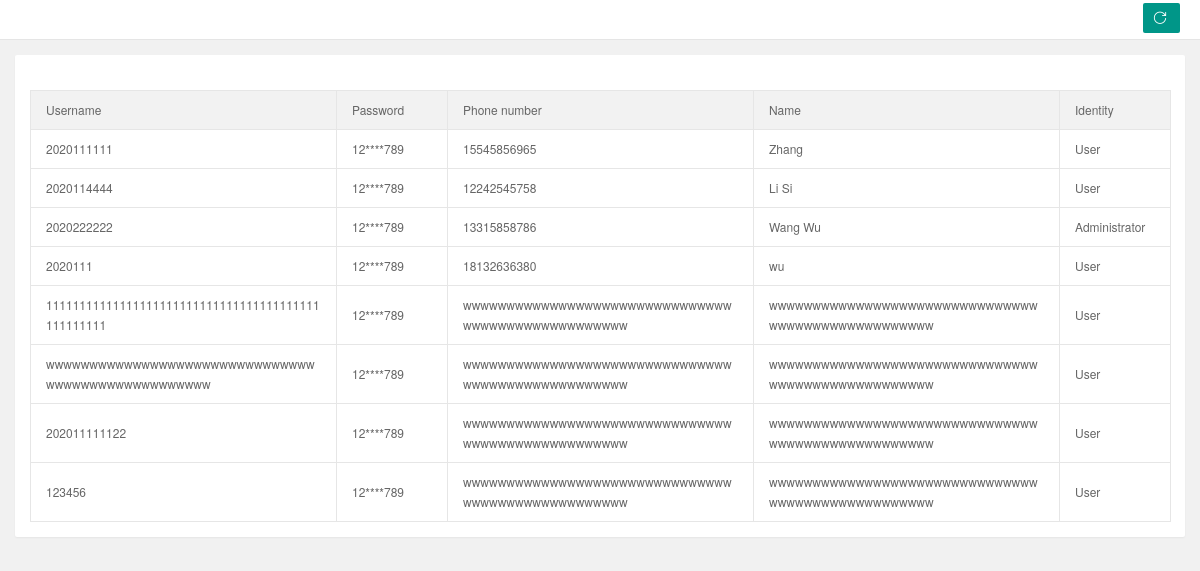
/userAdmin, run on an earlier commit of the app's database.
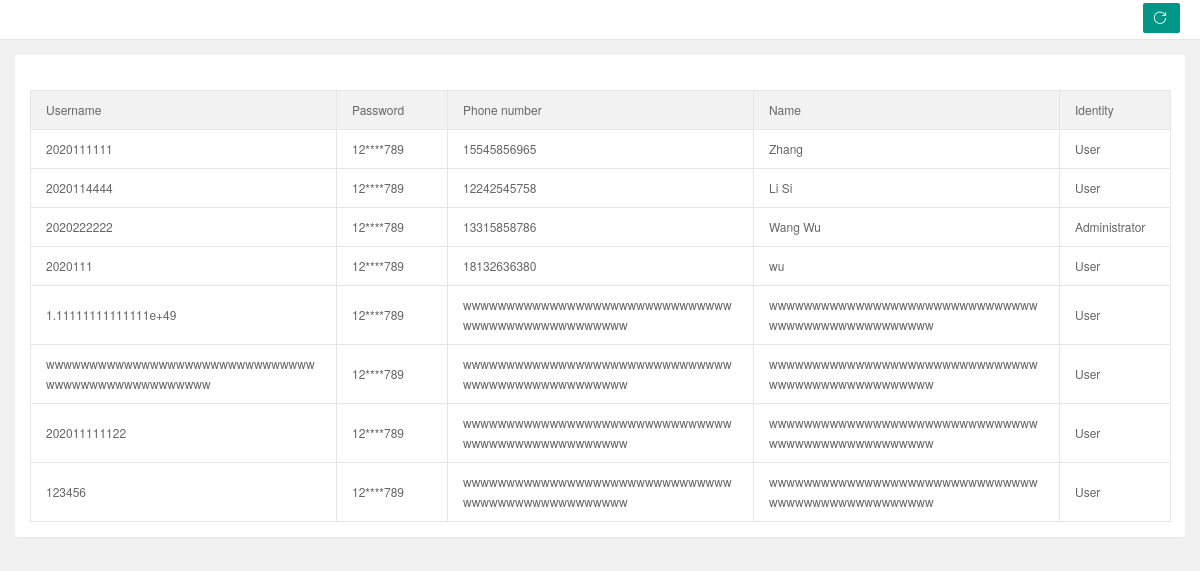
And on a later commit of the database.
### app/models.py (models this page shows)
class User(db.Model):
    __tablename__ = 'user'
    id = db.Column(db.Integer, primary_key=True)
    username = db.Column(db.String(50))
    password = db.Column(db.String(50))
    phone = db.Column(db.String(50))
    name = db.Column(db.String(50))
    job = db.Column(db.Boolean())

### app/views.py (the view)
@app.route('/userAdmin', methods=['GET', 'POST'])
def userAdmin():
    user_list = User.query.all()
    user = []
    for i in user_list:
        temp = ''
        num = 0
        length = len(i.password)
        for j in i.password:
            if (num >= 0 and num <= 1) or (num >= length - 3 and num <= length - 1):
                temp = temp + j
            else:
                temp = temp + '*'
            num += 1
        user.append([i, temp])
    return render_template('userAdmin.html', user=user)

### app/templates/userAdmin.html (shortened to what this page needs)
<!DOCTYPE html>
<html lang="en" class="x-admin-sm">
<head>
    <link rel="stylesheet" href="../static/lib/X-admin/css/font.css">
    <link rel="stylesheet" href="../static/lib/X-admin/css/xadmin.css">
</head>
<body>
    <div class="x-nav">
        <a class="layui-btn layui-btn-small" style="line-height:1.6em;margin-top:3px;float:right" onclick="location.reload()" title="刷新">
            <i class="layui-icon layui-icon-refresh" style="line-height:30px"></i>
        </a>
    </div>
    <div class="layui-fluid">
        <div class="layui-row layui-col-space15">
            <div class="layui-col-md12">
                <div class="layui-card">
                    <div class="layui-card-body ">
                    </div>
                    <div class="layui-card-body layui-table-body layui-table-main">
                        <table class="layui-table layui-form">
                            <thead>
                                <tr>
                                    <th>Username</th>
                                    <th>Password</th>
                                    <th>Phone number</th>
                                    <th>Name</th>
                                    <th>Identity</th>
                                </tr>
                            </thead>
                            <tbody>
                            {% for i in user %}
                                <tr>
                                    <td>{{ i[0].username }}</td>
                                    <td>{{ i[1] }}</td>
                                    <td>{{ i[0].phone }}</td>
                                    <td>{{ i[0].name }}</td>
                                    {% if i[0].job == true %}
                                    <td>Administrator</td>
                                    {% else %}
                                    <td>User</td>
                                    {% endif %}
                                </tr>
                            {% endfor %}
                            </tbody>
                        </table>
                    </div>
                </div>
            </div>
        </div>
    </div>
</body>
</html>

What changed in the data, as far as the page shows it:
changed User (number 5 of 8 on the later page): username "11111111111111111111111111111111111111111111111111" → "1.11111111111111e+49"
